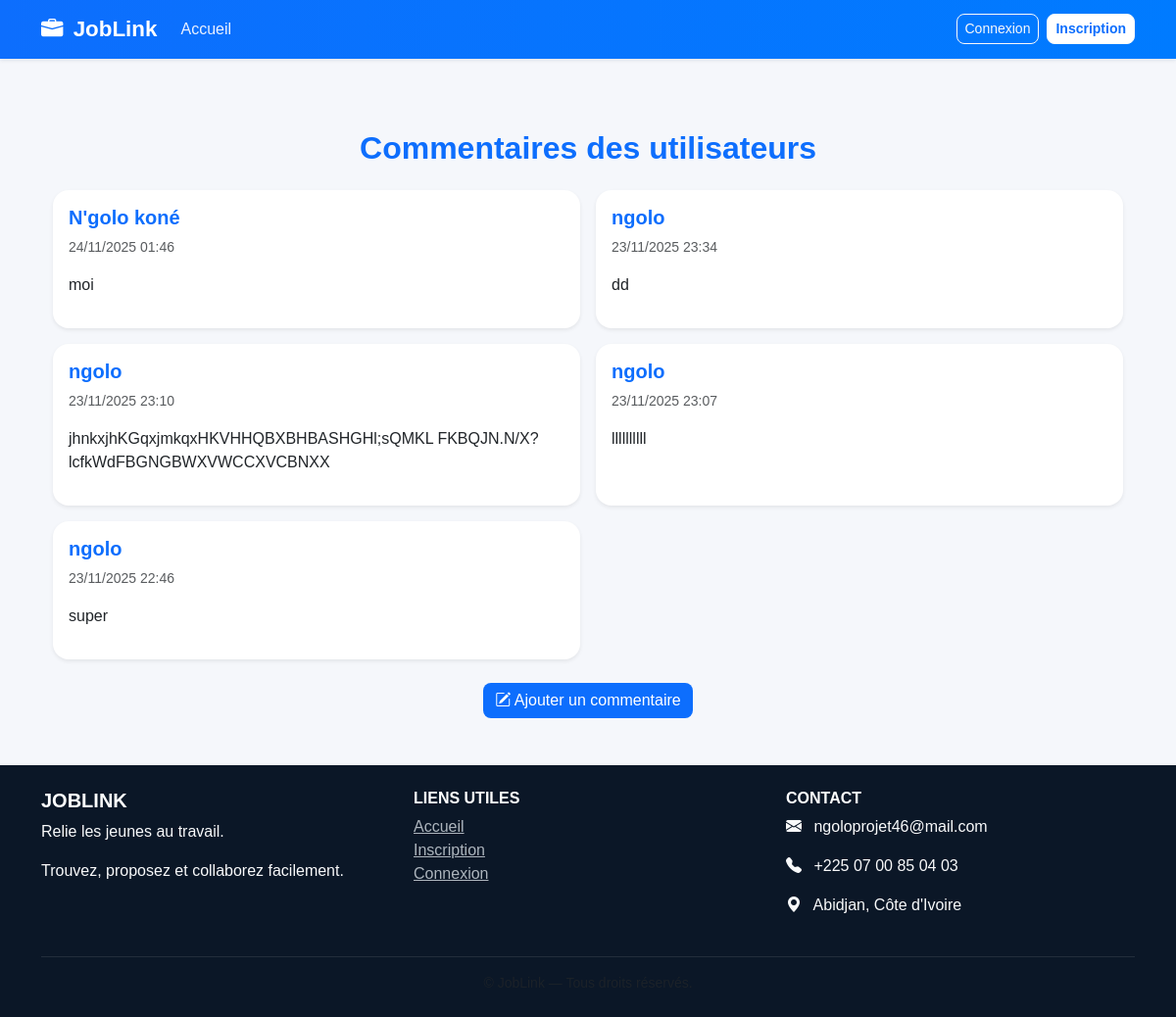
Screenshot of /avis/ with the database file from the repository.
### core/models.py (models this page shows, shortened)
class Avis(models.Model):
    nom = models.CharField(max_length=100)
    message = models.TextField()
    date = models.DateTimeField(auto_now_add=True)
    auteur = models.ForeignKey(User, on_delete=models.CASCADE, null=True, blank=True)

### core/views.py (the view)
# urls.py: path('avis/', views.avis_list, name='avis_list'),
def avis_list(request):
    avis = Avis.objects.order_by('-date')
    return render(request, "avis_list.html", {"avis": avis})

### core/templates/avis_list.html (shortened to what this page needs)
{% extends 'base.html' %}
{% block content %}
<div class="container my-5">
    <h2 class="text-center mb-4 text-primary fw-bold">Commentaires des utilisateurs</h2>
    {% if avis %}
        <div class="row g-3">
            {% for a in avis %}
                <div class="col-md-6">
                    <div class="card shadow-sm rounded-4 p-3 h-100">
                        <h5 class="fw-bold">{{ a.nom }}</h5>
                        <p class="text-muted small">{{ a.date|date:"d/m/Y H:i" }}</p>
                        <p>{{ a.message }}</p>
                    </div>
                </div>
            {% endfor %}
        </div>
        <div class="text-center mt-4">
            <a href="{% url 'commenter' %}" class="btn btn-primary">
                <i class="bi bi-pencil-square"></i> Ajouter un commentaire
            </a>
        </div>
    {% else %}
        <p class="text-center text-muted mt-4">Aucun commentaire pour le moment.</p>
        <div class="text-center mt-3">
            <a href="{% url 'commenter' %}" class="btn btn-primary">Ajouter un commentaire</a>
        </div>
    {% endif %}
</div>
{% endblock %}

### core/templates/base.html (style rules this page uses)
body { font-family: "Poppins", sans-serif; background-color: #f5f7fb; color: #333; min-height: 100vh; }
h1, h2, h3, h4, h5 { font-weight: 600; color: #0d6efd; }
button, .btn { border-radius: 8px !important; }
.card { border: none; border-radius: 15px; box-shadow: 0 3px 10px rgba(0,0,0,0.08); transition: transform 0.2s ease-in-out; }
.btn-primary { background-color: #0d6efd; border: none; }

### rows the page displays
Avis: nom "N'golo koné", date "24/11/2025 01:46", message "moi"
Avis: nom "ngolo", date "23/11/2025 23:34", message "dd"
Avis: nom "ngolo", date "23/11/2025 23:10", message "jhnkxjhKGqxjmkqxHKVHHQBXBHBASHGHl;sQMKL FKBQJN.N/X?lcfkWdFBGNGBWXVWCCXVCBNXX"
Avis: nom "ngolo", date "23/11/2025 23:07", message "llllllllll"
Avis: nom "ngolo", date "23/11/2025 22:46", message "super"
